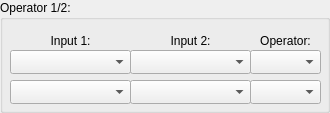
      <widget class="QGroupBox" name="groupBox_12">
       <property name="title">
        <string>Operator 1/2:</string>
       </property>
       <widget class="QComboBox" name="c94">
        <property name="geometry">
         <rect>
          <x>10</x>
          <y>50</y>
          <width>121</width>
          <height>24</height>
         </rect>
        </property>
       </widget>
       <widget class="QComboBox" name="c95">
        <property name="geometry">
         <rect>
          <x>130</x>
          <y>50</y>
          <width>121</width>
          <height>24</height>
         </rect>
        </property>
       </widget>
       <widget class="QComboBox" name="c96">
        <property name="geometry">
         <rect>
          <x>250</x>
          <y>50</y>
          <width>71</width>
          <height>24</height>
         </rect>
        </property>
       </widget>
       <widget class="QComboBox" name="c99">
        <property name="geometry">
         <rect>
          <x>250</x>
          <y>80</y>
          <width>71</width>
          <height>24</height>
         </rect>
        </property>
       </widget>
       <widget class="QComboBox" name="c97">
        <property name="geometry">
         <rect>
          <x>10</x>
          <y>80</y>
          <width>121</width>
          <height>24</height>
         </rect>
        </property>
       </widget>
       <widget class="QComboBox" name="c98">
        <property name="geometry">
         <rect>
          <x>130</x>
          <y>80</y>
          <width>121</width>
          <height>24</height>
         </rect>
        </property>
       </widget>
       <widget class="QLabel" name="label_39">
        <property name="geometry">
         <rect>
          <x>250</x>
          <y>30</y>
          <width>71</width>
          <height>21</height>
         </rect>
        </property>
        <property name="text">
         <string>Operator:</string>
        </property>
        <property name="alignment">
         <set>Qt::AlignCenter</set>
        </property>
       </widget>
       <widget class="QLabel" name="label_40">
        <property name="geometry">
         <rect>
          <x>10</x>
          <y>30</y>
          <width>121</width>
          <height>21</height>
         </rect>
        </property>
        <property name="text">
         <string>Input 1:</string>
        </property>
        <property name="alignment">
         <set>Qt::AlignCenter</set>
        </property>
       </widget>
       <widget class="QLabel" name="label_41">
        <property name="geometry">
         <rect>
          <x>130</x>
          <y>30</y>
          <width>121</width>
          <height>21</height>
         </rect>
        </property>
        <property name="text">
         <string>Input 2:</string>
        </property>
        <property name="alignment">
         <set>Qt::AlignCenter</set>
        </property>
       </widget>
      </widget>
